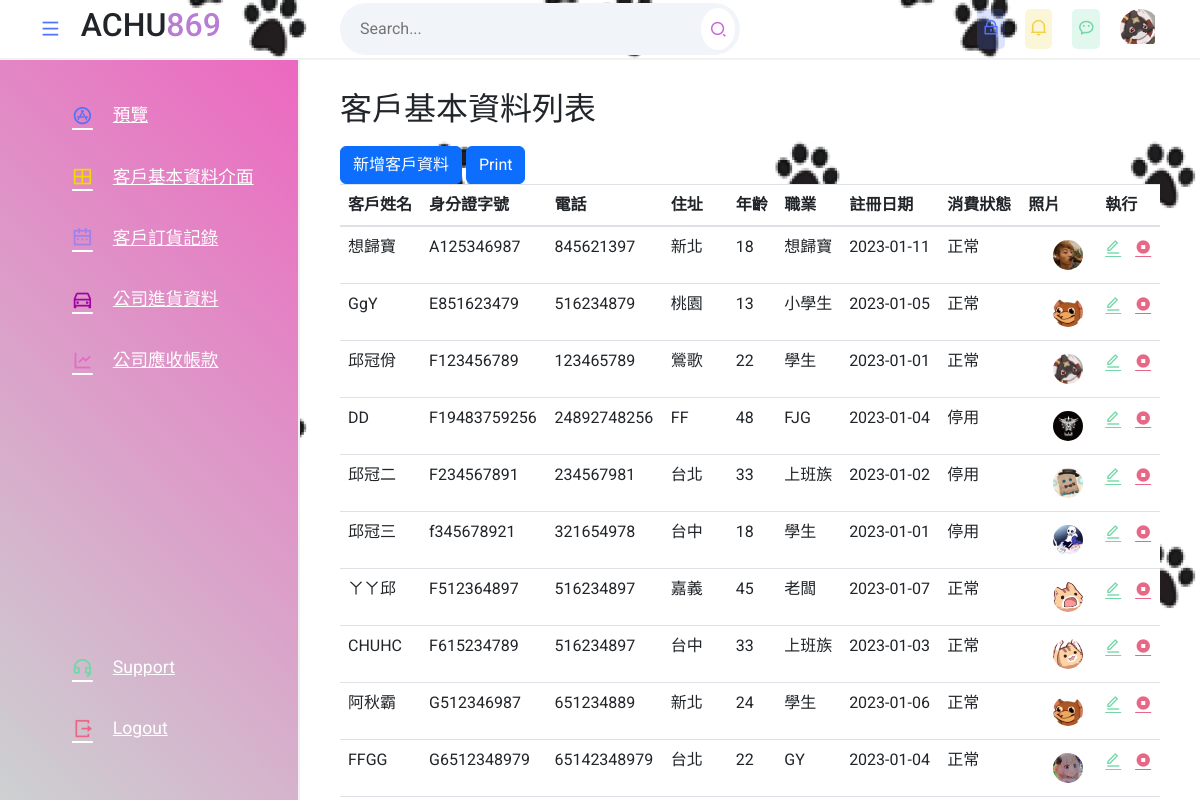
The page /ComWeb1.php on the database its author committed.
### tables this page shows
CREATE TABLE `myclient` (
  `ID` int(255) NOT NULL,
  `Client_name` varchar(16) NOT NULL,
  `Id_card_number` varchar(16) NOT NULL,
  `Telephone_number` varchar(16) NOT NULL,
  `Address` varchar(32) NOT NULL,
  `Age` int(10) NOT NULL,
  `Job` varchar(10) NOT NULL,
  `Date_of_Registration` date NOT NULL DEFAULT current_timestamp(),
  `Consumption_status` varchar(6) NOT NULL,
  `photo` varchar(64) NOT NULL
);

### ComWeb1.php (the view, shortened to what this page needs)
<?php
require_once('./connection.php');
$sql = "SELECT * FROM `myclient`;";
$result = mysqli_query($link, $sql);
$arr_users = [];
if ($result->num_rows > 0) {
    $arr_users = $result->fetch_all(MYSQLI_ASSOC);
}
?>
<!DOCTYPE html>
<html lang="zh-TW">
<head>
    <link rel="stylesheet" href="./assets/css/styles.css">
    <link href="https://cdn.jsdelivr.net/npm/remixicon@2.5.0/fonts/remixicon.css" rel="stylesheet">
    <link rel="stylesheet" type="text/css" href="https://cdn.datatables.net/v/dt/dt-1.10.16/datatables.min.css"/>
    <link rel="stylesheet" href="https://maxcdn.bootstrapcdn.com/bootstrap/4.1.0/css/bootstrap.min.css">
    <link href="https://cdn.jsdelivr.net/npm/bootstrap@5.2.3/dist/css/bootstrap.min.css" rel="stylesheet"
>
</head>
<body>
    <section class="header">
        <div class="logo">
        <i class="ri-menu-line icon icon-0 menu"></i>
            <h2>ACHU<span>869</span></h2>
        </div>
        <div class="search--notification--profile">
            <div class="search">
                <input type="text" placeholder="Search...">
                <button><i class="ri-search-2-line"></i></button>
            </div>
            <div class="notification--profile">
                <div class="picon lock">
                    <i class="ri-lock-line"></i>
                </div>
                <div class="picon bell">
                    <i class="ri-notification-2-line"></i>
                </div>
                <div class="picon chat">
                    <i class="ri-wechat-2-line"></i>
                </div>
                <div class="picon profile">
                    <img src="assets/images/profile.png" alt="">
                </div>
            </div>
        </div>
    </section>
    <section class="main">
        <div class="sidebar">
            <ul class="sidebar--items">
                <li>
                    <a href="./Overview.php ">
                        <span class="icon icon-0"><i class="ri-app-store-line"></i></span>
                        <span class="sidebar--item">預覽 </span>
                    </a>
                </li>
                <li>
                    <a href="./ComWeb1.php">
                        <span class="icon icon-1    "><i class="ri-layout-grid-line"></i></span>
                        <span class="sidebar--item">客戶基本資料介面</span>
                    </a>
                </li>
                <li>
                    <a href="./ComWeb2.php">
                        <span class="icon icon-2"><i class="ri-calendar-2-line"></i></span>
                        <span class="sidebar--item">客戶訂貨記錄</span>
                    </a>
                </li>
                <li>
                    <a href="./ComWeb3.php">
                        <span class="icon icon-3"><i class="ri-car-line"></i></span>
                        <span class="sidebar--item" style="white-space: nowrap;">公司進貨資料</span>
                    </a>
                </li>
                <li>
                    <a href="./ComWeb4.php">
                        <span class="icon icon-4"><i class="ri-line-chart-line"></i></span>
                        <span class="sidebar--item">公司應收帳款</span>
                    </a>
                </li>
            </ul>
            <ul class="sidebar--bottom-items">
                <li>
                    <a href="#">
                        <span class="icon icon-5"><i class="ri-customer-service-line"></i></span>
                        <span class="sidebar--item">Support</span>
                    </a>
                </li>
                <li>
                    <a href="./index.php">
                        <span class="icon icon-7"><i class="ri-logout-box-r-line"></i></span>
                        <span class="sidebar--item">Logout</span>
                    </a>
                </li>
            </ul>
        </div>
        <div class="main--content">
            <div class="recent--patients">
                <div class="title ">
                    <h2 class="section--title ">客戶基本資料列表</h2>
                </div>
                <div class="table">
                <a class="btn btn-primary"href="./1_Create.php" role="button">新增客戶資料</a>
                <button onclick="window.print();" class="btn btn-primary">Print</button>
                <table id="usetTable" class="table" >
                    <thead>
                    <th>客戶姓名</th>
                    <th>身分證字號</th>
                    <th>電話</th>
                    <th>住址</th>
                    <th>年齡</th>
                    <th>職業</th>
                    <th>註冊日期</th>
                    <th>消費狀態</th>
                    <th>照片</th>
                    <th>執行</th>
                    </thead>
                    <tbody>
                    <?php if(!empty($arr_users)) { ?>
                        <?php foreach($arr_users as $user) { ?>
                            <tr>
                                <td><?php echo $user['Client_name']; ?></td>
                                <td><?php echo $user['Id_card_number']; ?></td>
                                <td><?php echo $user['Telephone_number']; ?></td>
                                <td><?php echo $user['Address']; ?></td>
                                <td><?php echo $user['Age']; ?></td>
                                <td><?php echo $user['Job']; ?></td>
                                <td><?php echo $user['Date_of_Registration']; ?></td>
                                <td><?php echo $user['Consumption_status']; ?></td>
                                <td><img src=" <?="$user[photo]"?>"  class="picon profile"></td>
                                <td><?php echo "<a class='ri-edit-line edit' href='./1_Edit.php?Id_card_number=$user[Id_card_number]' ></a>
                                                <a class='ri-stop-circle-fill delete' href='./1_Delete.php?Id_card_number=$user[Id_card_number]' ></a>
                                    ";?>
                                </td>
                            </tr>
                        <?php } ?>
                    <?php } ?>
                    </tbody>
                    </table>
                </div>
            </div>
        </div>
    </section>
</body>
</html>

### assets/css/styles.css (style rules this page uses)
* { margin: 0; padding: 0; box-sizing: border-box; font-family: 'Roboto', sans-serif; }
body { background-image: url(../images/bg.png); background-position: center top; background-repeat: no-repeat; background-attachment: fixed; background-size: cover; margin: 0; padding-bottom: 0px; position: relative; width: 100%; }
.header { height: 60px; width: 100%; display: flex; align-items: center; border-bottom: 2px solid #f1f1f1; }
.logo { display: flex; align-items: center; width: 300px; padding-left: 40px; }
.logo span { color: #b87dd3; }
.search--notification--profile { display: flex; align-items: center; justify-content: space-between; width: calc(100% - 300px); padding: 0 40px; }
.search { background-color: #f1f4f8; border-radius: 50px; width: 400px; padding: 5px; display: flex; align-items: center; justify-content: space-between; }
.search input { background-color: transparent; outline: none; border: none; text-indent: 15px; width: 85%; }
.search button { outline: none; border: none; border-radius: 50%; background-color: #fff; padding: 8px; display: flex; align-items: center; justify-content: center; }
.search button i { font-size: 1.1rem; color: #ca63d8; }
.notification--profile { display: flex; align-items: center; }
.picon { margin-left: 20px; font-size: 1.1rem; padding: 5px; border-radius: 5px; }
.lock { color: #5073fb; background-color: rgba(80, 115, 251, .2); }
.bell { color: #f1d243; background-color: rgba(241, 210, 67, .2); }
.chat { color: #70d7a5; background-color: rgba(112, 215, 165, .2); }
.profile { position: relative; width: 40px; height: 40px; border-radius: 50%; overflow: hidden; }
img { position: absolute; top: 0; left: 0; width: 35px; height: 35px; object-fit: cover; }
.main { position: relative; width: 100%; min-height: calc(100vh - 60px); }
.sidebar { position: absolute; top: 0; left: 0; height: 100%; width: 300px; background: linear-gradient(45deg, #ccd1d1, #ec68c0); padding: 30px; display: flex; flex-direction: column; justify-content: space-between; border-right: 2px solid #f1f1f1; transition: .3s; }
li { list-style: none; }
a { text-decoration: none; }
.sidebar--items a, .sidebar--bottom-items a { display: flex; align-items: center; margin-bottom: 10px; font-size: 1.1rem; color: rgb(255, 255, 255); padding: 10px; border-radius: 10px; }
.sidebar--bottom-items li:last-child a { margin-bottom: 0; }
.icon { position: relative; display: flex; align-items: center; justify-content: center; margin-right: 20px; font-size: 1.3rem; }
.icon-0 { color: #5073fb; }
.icon-1 { color: #eeda00; }
.icon-2 { color: #a280e9; }
.icon-3 { color: #9e04a3; }
.icon-4 { color: #e36ac8; }
.icon-5 { color: #70d7a5; }
.icon-7 { color: #e86786; }
.main--content { position: absolute; top: 0; right: 0; height: 100%; width: calc(100% - 300px); padding: 0 40px; overflow-y: hidden; transition: .3s; }
.title { display: flex; align-items: center; justify-content: space-between; margin-bottom: 10px; margin-top: 30px; }
.section--title { font-weight: 400; }
.recent--patients { margin-bottom: 20px; }
table { width: 100%; text-align: left; border-collapse: collapse; }
tr { border-bottom: 1px solid #f1f1f1; }
td, th { padding-block: 10px; }
.edit { color: #70d7a5; margin-right: 10px; }
.delete { color: #e86786; }

### rows shown on the page
myclient: Client_name "想歸寶", Id_card_number "A125346987", Telephone_number "845621397", Address "新北", Age "18", Job "想歸寶", Date_of_Registration "2023-01-11", Consumption_status "正常", photo (picture)
myclient: Client_name "GgY", Id_card_number "E851623479", Telephone_number "516234879", Address "桃園", Age "13", Job "小學生", Date_of_Registration "2023-01-05", Consumption_status "正常", photo (picture)
myclient: Client_name "邱冠佾", Id_card_number "F123456789", Telephone_number "123465789", Address "鶯歌", Age "22", Job "學生", Date_of_Registration "2023-01-01", Consumption_status "正常", photo (picture)
myclient: Client_name "DD", Id_card_number "F19483759256", Telephone_number "24892748256", Address "FF", Age "48", Job "FJG", Date_of_Registration "2023-01-04", Consumption_status "停用", photo (picture)
myclient: Client_name "邱冠二", Id_card_number "F234567891", Telephone_number "234567981", Address "台北", Age "33", Job "上班族", Date_of_Registration "2023-01-02", Consumption_status "停用", photo (picture)
myclient: Client_name "邱冠三", Id_card_number "f345678921", Telephone_number "321654978", Address "台中", Age "18", Job "學生", Date_of_Registration "2023-01-01", Consumption_status "停用", photo (picture)
myclient: Client_name "ㄚㄚ邱", Id_card_number "F512364897", Telephone_number "516234897", Address "嘉義", Age "45", Job "老闆", Date_of_Registration "2023-01-07", Consumption_status "正常", photo (picture)
myclient: Client_name "CHUHC", Id_card_number "F615234789", Telephone_number "516234897", Address "台中", Age "33", Job "上班族", Date_of_Registration "2023-01-03", Consumption_status "正常", photo (picture)
myclient: Client_name "阿秋霸", Id_card_number "G512346987", Telephone_number "651234889", Address "新北", Age "24", Job "學生", Date_of_Registration "2023-01-06", Consumption_status "正常", photo (picture)
myclient: Client_name "FFGG", Id_card_number "G6512348979", Telephone_number "65142348979", Address "台北", Age "22", Job "GY", Date_of_Registration "2023-01-04", Consumption_status "正常", photo (picture)
